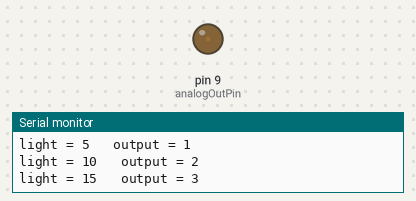
This sketch was run on a simulated Arduino Uno, built with avr-gcc and run on an emulated ATmega328P. Shown: output pins drawn as LEDs (lit = HIGH), the last lines printed to the serial monitor.

Above: at 0.05 s.
At 3.0 s:
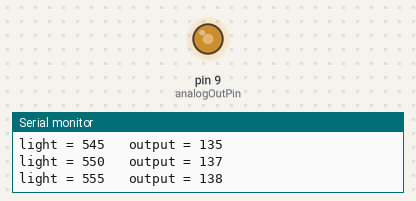
At 4.5 s:
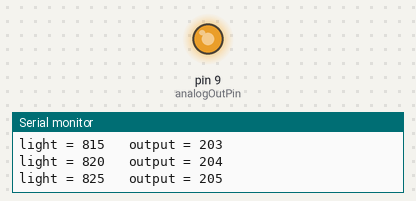
At 6.0 s:
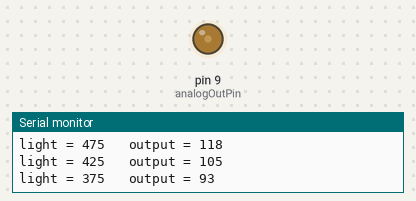
Timing chart, 0 to 7.9 s (numbered marks = the images above):
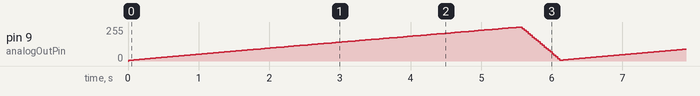

The sketch:

simple-led-oscillator.ino
```cpp
// Created from AnalogInOutSerial Sketch


const int analogInPin = A0;  // Analog input pin that the potentiometer is attached to
const int analogOutPin = 9; // Analog output pin that the LED is attached to

int lightValue = 0;        // value read from the pot
int outputValue = 0;        // value output to the PWM (analog out)
boolean increment = true;

void setup()
{
  // initialize serial communications at 9600 bps:
  Serial.begin(9600);
}

void loop()
{
  if(increment && lightValue < 1023)
  {
    lightValue = lightValue + 5;
    if(lightValue > 1020)
      increment = false;
  }
  else
  {
    lightValue = lightValue - 50;

    if(lightValue < 50)
      increment = true;
  }

  // map it to the range of the analog out:
  outputValue = map(lightValue, 0, 1023, 0, 255);
  // change the analog out value:
  analogWrite(analogOutPin, outputValue);

  // print the results to the Serial Monitor:
  Serial.print("light = ");
  Serial.print(lightValue);
  Serial.print("\t output = ");
  Serial.println(outputValue);

  // wait 2 milliseconds before the next loop for the analog-to-digital
  // converter to settle after the last reading:
  delay(2);
}
```
